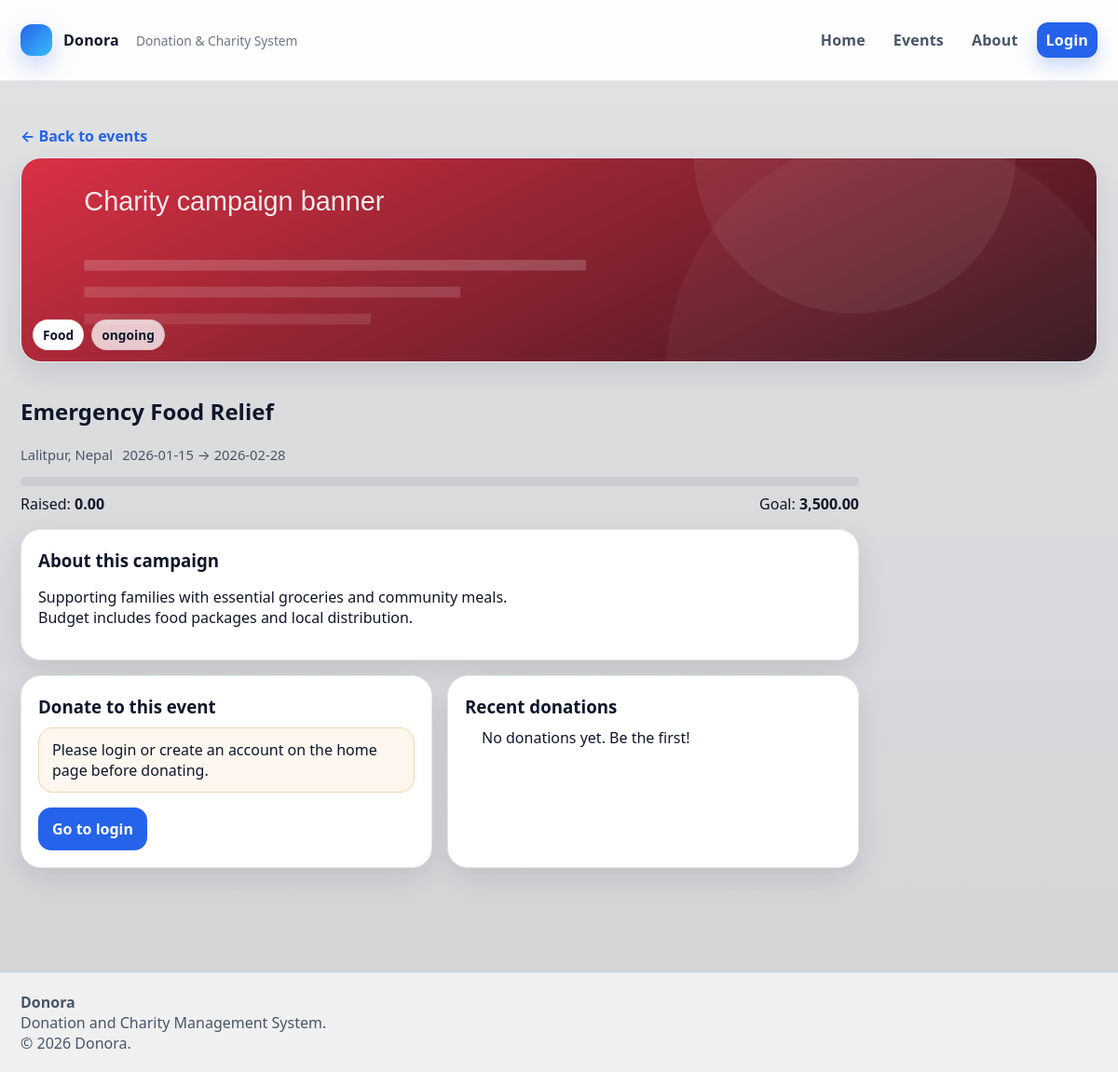
The page /event.php?id=2 on the database its author committed.
### tables this page shows
CREATE TABLE events (
  id INT AUTO_INCREMENT PRIMARY KEY,
  title VARCHAR(180) NOT NULL,
  category VARCHAR(80) NOT NULL,
  location VARCHAR(140) NOT NULL,
  start_date DATE NOT NULL,
  end_date DATE NOT NULL,
  goal_amount DECIMAL(10,2) NOT NULL DEFAULT 0.00,
  banner VARCHAR(255) NULL,
  description TEXT NOT NULL,
  status ENUM('ongoing','completed','planned') NOT NULL DEFAULT 'planned',
  created_at DATETIME NOT NULL DEFAULT CURRENT_TIMESTAMP
);

### includes/bootstrap.php (called while the page is built, shortened)
<?php
function h(string $s): string {
    return htmlspecialchars($s, ENT_QUOTES, 'UTF-8');
}
function current_user(): ?array {
    return $_SESSION['user'] ?? null;
}
function db_one(PDO $pdo, string $sql, array $params = []): ?array {
    $st = $pdo->prepare($sql);
    $st->execute($params);
    $row = $st->fetch();
    return $row ?: null;
}
function db_all(PDO $pdo, string $sql, array $params = []): array {
    $st = $pdo->prepare($sql);
    $st->execute($params);
    return $st->fetchAll();
}

### public/event.php (the view, shortened to what this page needs)
<?php
require_once __DIR__ . '/../includes/header.php';
$id = (int)($_GET['id'] ?? 0);
$event = db_one($pdo, "SELECT e.*, (SELECT COALESCE(SUM(amount),0) FROM donations d WHERE d.event_id=e.id) AS raised
  FROM events e WHERE e.id=?", [$id]);
$goal = (float)$event['goal_amount'];
$raised = (float)$event['raised'];
$banner = $event['banner'] ?: '../assets/img/banner_default.svg';
$u = current_user();
?>
<section class="section">
  <a class="back" href="index.php#events">← Back to events</a>
  <div class="event">
    <div class="event__banner" style="background-image:url('<?= h($banner) ?>')">
      <div class="chipRow">
        <span class="chip"><?= h($event['category']) ?></span>
        <span class="chip chip--soft"><?= h($event['status']) ?></span>
      </div>
    </div>
    <div class="event__body">
      <h2><?= h($event['title']) ?></h2>
      <div class="meta">
        <span><?= h($event['location']) ?></span>
        <span><?= h($event['start_date']) ?> → <?= h($event['end_date']) ?></span>
      </div>
      <div class="bar" style="margin-top:14px">
      </div>
      <div class="row between" style="margin-top:8px">
        <div class="muted">Raised: <b><?= h(number_format($raised,2)) ?></b></div>
        <div class="muted">Goal: <b><?= h(number_format($goal,2)) ?></b></div>
      </div>
      <div class="panel" style="margin-top:16px">
        <h3>About this campaign</h3>
        <p class="muted" style="white-space:pre-wrap"><?= h($event['description']) ?></p>
      </div>
      <div class="twoCol" style="margin-top:16px">
        <div class="panel">
          <h3>Donate to this event</h3>
          <?php if (!$u): ?>
            <div class="alert alert--warn">Please login or create an account on the home page before donating.</div>
            <a class="btn" href="index.php#auth">Go to login</a>
          <?php elseif (($u['role'] ?? '') !== 'user'): ?>
            <div class="alert alert--warn">Admin accounts cannot donate. Please use a user account.</div>
          <?php endif; ?>
        </div>
        <div class="panel">
          <h3>Recent donations</h3>
          <?php $recent = db_all($pdo, "SELECT d.amount,d.message,d.donated_at,u.name
            FROM donations d JOIN users u ON u.id=d.user_id
            WHERE d.event_id=? ORDER BY d.donated_at DESC LIMIT 6", [$id]); ?>
          <div class="list">
            <?php if (!$recent): ?>
              <div class="muted">No donations yet. Be the first!</div>
            <?php endif; ?>
          </div>
        </div>
      </div>
    </div>
  </div>
</section>
<?php require_once __DIR__ . '/../includes/footer.php'; ?>

### assets/css/style.css (style rules this page uses)
:root { --bg: #f5f8ff; --bg2:#eef4ff; --card:#ffffff; --card2:#f8fbff; --text:#0f172a; --muted:#475569; --line:#e2e8f0; --blue:#2563eb; --blue2:#1d4ed8; --blueSoft: rgba(37,99,235,.10); --good:#16a34a; --warn:#d97706; --bad:#dc2626; --shadow: 0 12px 30px rgba(15,23,42,.10); --radius:18px; --radius2:22px; --font: ui-sans-serif, system-ui, -apple-system, Segoe UI, Roboto, Helvetica, Arial; }
* { box-sizing:border-box }
html,body { height:100% }
a { color:inherit }
.section { padding:32px 0 }
.chipRow { position:absolute;left:12px;bottom:12px;display:flex;gap:8px;flex-wrap:wrap }
.chip { display:inline-flex;align-items:center; padding:6px 10px;border-radius:999px; background:#fff; border:1px solid rgba(2,6,23,.08); font-size:.86rem;font-weight:700; }
.chip--soft { background:rgba(255,255,255,.75) }
.meta { display:flex;gap:10px;flex-wrap:wrap;color:var(--muted);font-size:.92rem }
.bar { height:10px;border-radius:999px;background: rgba(15,23,42,.07);overflow:hidden }
.row { display:flex;gap:10px;align-items:center }
.between { justify-content:space-between }
.btn { display:inline-flex;align-items:center;justify-content:center; gap:8px; padding:11px 14px; border-radius:14px; border:1px solid rgba(37,99,235,.18); background: var(--blue); color:#fff; cursor:pointer; text-decoration:none; font-weight:700; }
.panel { background: var(--card); border:1px solid var(--line); border-radius: var(--radius2); box-shadow: var(--shadow); padding:16px; }
.twoCol { display:grid;grid-template-columns:1fr 1fr;gap:16px }
.list { display:grid;gap:10px }
.alert { padding:12px 14px; border-radius:16px; border:1px solid var(--line); background: #fff; margin: 10px 0 16px; }
.alert--warn { border-color: rgba(217,119,6,.25); background: rgba(217,119,6,.06) }
.event { display:grid;grid-template-columns: 1fr;gap:16px }
.event__banner { height:220px;border-radius: var(--radius2); background-size:cover;background-position:center; border:1px solid var(--line); box-shadow: var(--shadow); position:relative; overflow:hidden; }
.event__body { max-width:900px }
.back { display:inline-flex;gap:8px;align-items:center;text-decoration:none;color:var(--blue);font-weight:700;margin-bottom:12px }
.section { padding-top:22px }
.panel { padding:18px }
.panel h3 { margin:2px 0 10px }
.list { margin:0;padding-left:18px }
body { margin:0; font-family:var(--font); color:var(--text); background: #0b1220 url("../img/site_bg.png") center/cover no-repeat fixed !important; }
body::before { content:""; position:fixed; inset:0; background:linear-gradient(180deg,rgba(255,255,255,.88),rgba(255,255,255,.82)); pointer-events:none; z-index:-1; }
.section { background: transparent !important; }
html, body { height:100%; }
body { display:flex; flex-direction:column; }

### rows shown on the page
events: banner (placeholder picture), category "Food", status "ongoing", title "Emergency Food Relief", location "Lalitpur, Nepal", start_date "2026-01-15", end_date "2026-02-28", goal_amount "3,500.00", description "Supporting families with essential groceries and community meals. Budget includes food packages and local distribution."

### other values the page prints
$raised "0.00"
